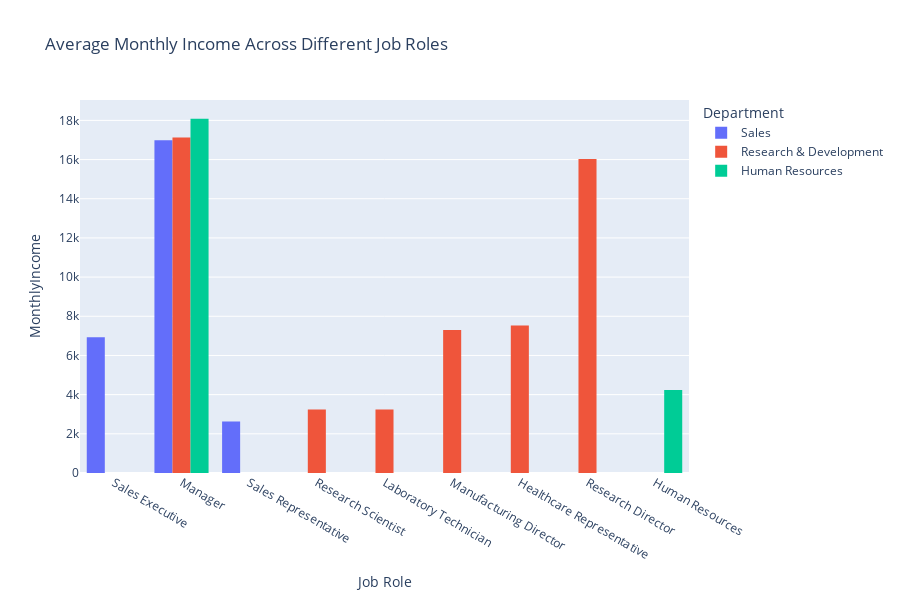

This figure's notebook cell:
### Code cell
fig = px.histogram(df, y='MonthlyIncome', x='JobRole', color="Department",
             title="Average Monthly Income Across Different Job Roles", histfunc='avg', barmode='group')
fig.update_layout(xaxis_title='Job Role', yaxis_title='MonthlyIncome', height=600)
fig.show()

### Figure 1 — Plotly figure (JSON) as saved in the notebook; plotly's stock layout.template omitted (floating-point values rounded to 4 significant figures; data arrays with more than 128 entries replaced by an {"elided": "..."} marker saying what was removed)
{"data": [{"alignmentgroup": "True", "bingroup": "x", "histfunc": "avg", "hovertemplate": "Department=Sales<br>JobRole=%{x}<br>avg of MonthlyIncome=%{y}<extra></extra>", "legendgroup": "Sales", "marker": {"color": "#636efa", "pattern": {"shape": ""}}, "name": "Sales", "offsetgroup": "Sales", "orientation": "v", "showlegend": true, "type": "histogram", "x": {"elided": "446 str values"}, "xaxis": "x", "y": {"elided": "446 int values"}, "yaxis": "y"}, {"alignmentgroup": "True", "bingroup": "x", "histfunc": "avg", "hovertemplate": "Department=Research & Development<br>JobRole=%{x}<br>avg of MonthlyIncome=%{y}<extra></extra>", "legendgroup": "Research & Development", "marker": {"color": "#EF553B", "pattern": {"shape": ""}}, "name": "Research & Development", "offsetgroup": "Research & Development", "orientation": "v", "showlegend": true, "type": "histogram", "x": {"elided": "961 str values"}, "xaxis": "x", "y": {"elided": "961 int values"}, "yaxis": "y"}, {"alignmentgroup": "True", "bingroup": "x", "histfunc": "avg", "hovertemplate": "Department=Human Resources<br>JobRole=%{x}<br>avg of MonthlyIncome=%{y}<extra></extra>", "legendgroup": "Human Resources", "marker": {"color": "#00cc96", "pattern": {"shape": ""}}, "name": "Human Resources", "offsetgroup": "Human Resources", "orientation": "v", "showlegend": true, "type": "histogram", "x": ["Human Resources", "Human Resources", "Manager", "Manager", "Human Resources", "Human Resources", "Human Resources", "Human Resources", "Human Resources", "Human Resources", "Human Resources", "Human Resources", "Manager", "Human Resources", "Human Resources", "Manager", "Manager", "Human Resources", "Human Resources", "Human Resources", "Human Resources", "Human Resources", "Human Resources", "Human Resources", "Human Resources", "Human Resources", "Human Resources", "Human Resources", "Human Resources", "Human Resources", "Human Resources", "Human Resources", "Manager", "Manager", "Manager", "Human Resources", "Human Resources", "Human Resources", "Human Resources", "Manager", "Human Resources", "Manager", "Human Resources", "Human Resources", "Human Resources", "Human Resources", "Human Resources", "Human Resources", "Human Resources", "Human Resources", "Human Resources", "Human Resources", "Human Resources", "Human Resources", "Human Resources", "Human Resources", "Human Resources", "Human Resources", "Human Resources", "Human Resources", "Manager", "Human Resources", "Human Resources"], "xaxis": "x", "y": [5021, 2073, 18844, 17328, 2942, 6347, 2267, 6410, 2696, 2564, 9950, 2741, 18200, 5985, 10725, 19141, 19189, 6389, 2143, 3737, 4936, 2342, 5204, 2277, 2177, 10482, 2844, 4323, 3600, 6272, 4490, 3423, 19717, 14026, 16799, 7988, 2109, 2742, 2064, 16437, 6077, 19658, 5743, 3195, 1555, 6430, 9756, 2145, 2180, 3539, 4071, 2592, 2148, 2956, 2335, 2706, 2804, 3886, 2863, 2991, 19636, 2187, 8837], "yaxis": "y"}], "layout": {"barmode": "group", "height": 600, "legend": {"title": {"text": "Department"}, "tracegroupgap": 0}, "title": {"text": "Average Monthly Income Across Different Job Roles"}, "xaxis": {"anchor": "y", "domain": [0, 1], "title": {"text": "Job Role"}}, "yaxis": {"anchor": "x", "domain": [0, 1], "title": {"text": "MonthlyIncome"}}}}
